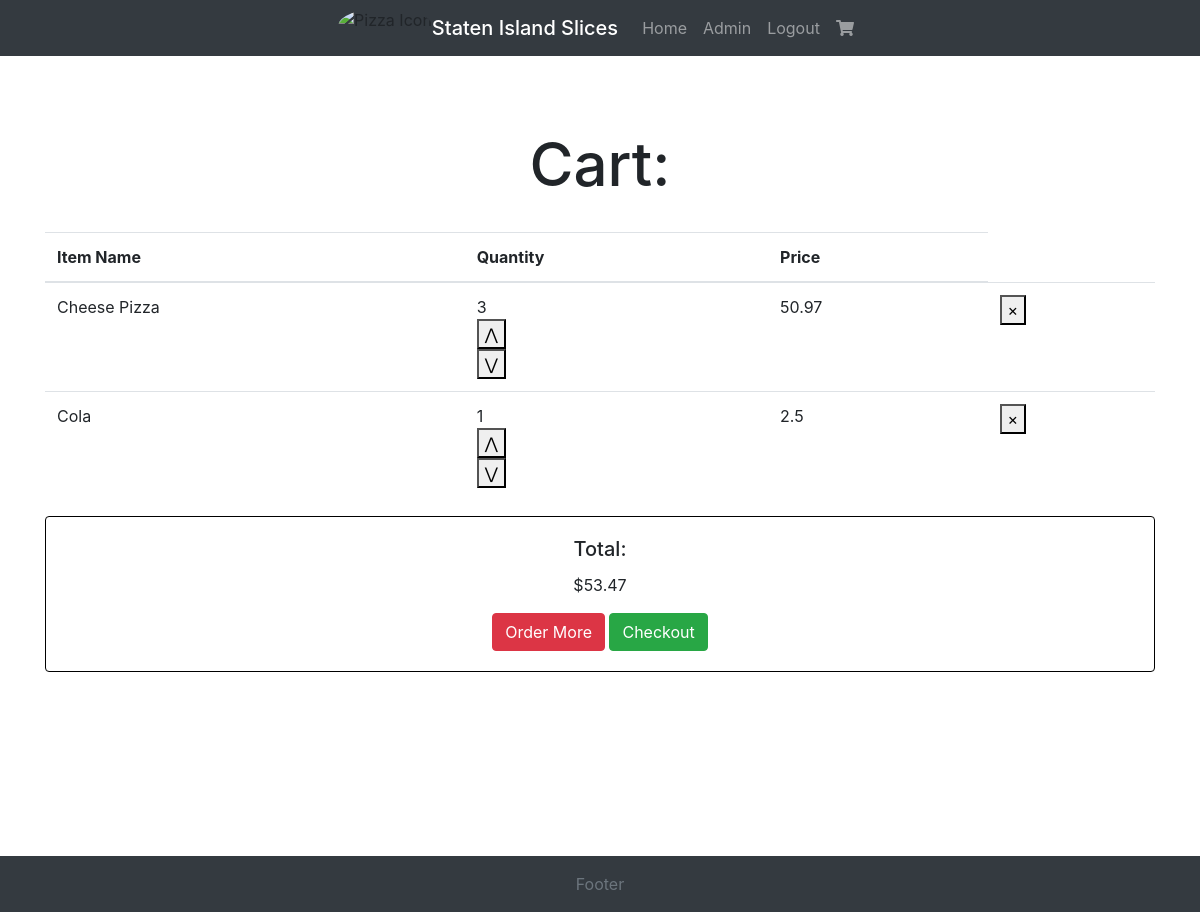
Screenshot of /cart (signed in) with the database file from the repository.
### Website/models.py (models this page shows, shortened)
class Item(db.Model):
    id = db.Column(db.Integer, primary_key=True)
    name = db.Column(db.String(255))
    price = db.Column(db.Float)
    calories = db.Column(db.Integer)

### Website/views.py (the view)
@views.route("/cart")
def cart():
    if current_user.is_authenticated:
        cart_items = Cart.query.filter_by(user_id=current_user.id).all()
        cart = []
        sub_total = 0
        for cart_item in cart_items:
            item = Item.query.get(cart_item.cartItem_id)
            if item:
                total_items_price = item.price * cart_item.quantity
                sub_total += total_items_price
                cart.append({"item_id": item.id, "item_name": item.name,"quantity": cart_item.quantity, "price": total_items_price})
    else:
        flash("You need to log in to add items to your cart", category="danger")
        return redirect(url_for("auth.login"))
    return render_template("cart.html", cart=cart, user=current_user, sub_total=sub_total)

### Website/__init__.py (called while the page is built)
def create_app():
    app = Flask(__name__)
    app.config["SECRET_KEY"] = "hjshjhdjah kjshkjdhjs"
    app.config["SQLALCHEMY_DATABASE_URI"] = f"sqlite:///{DB_NAME}"
    db.init_app(app)
    from .views import views
    from .auth import auth
    app.register_blueprint(views, url_prefix="/")
    app.register_blueprint(auth, url_prefix="/")
    from .models import Invoice, Item, Cart, User
    with app.app_context():
        db.create_all()
    login_manager = LoginManager()
    login_manager.login_view = "auth.login"
    login_manager.init_app(app)
    @login_manager.user_loader
    def load_user(id):
        return User.query.get(int(id))
    return app

### Website/templates/cart.html (shortened to what this page needs)
{% extends 'base.html' %}{% block content %}
<h1 style="text-align:center; margin:4.5rem 0 2rem 0; font-weight:500; font-size: 60px; text-shadow:0 0 0.1em rgb(255, 255, 255)">Cart:</h1>
<head>
</head>
<div class="d-flex justify-content-center flex-wrap">
    <table class="table">
        <thead>
          <tr>
            <th>Item Name</th>
            <th>Quantity</th>
            <th>Price</th>
          </tr>
        </thead>
        <tbody>
          {% for cart_item in cart %}
          <tr>
            <td>{{ cart_item["item_name"] }}</td>
            <td>
                {{ cart_item["quantity"] }}
                <form action= '/increment_quantity/{{ cart_item["item_id"] }}' method="POST">
                    <button>&#8896;</button>
                </form>
                <form action= '/decrement_quantity/{{ cart_item["item_id"] }}' method="POST">
                    <button>&#8897;</button>
                </form>
            </td>
            <td>{{ cart_item["price"] }}</td>
            <td>
                <form action= '/remove_from_cart/{{ cart_item["item_id"] }}' method="POST">
                    <button>&times;</button>
                </form>
            </td>
          </tr>
          {% endfor %}
        </tbody>
      </table>
</div>
<div class="card text-center" style="width: 100%; border: 1px solid black">
    <div class="card-body">
        <h5 class="card-title">Total:</h5>
        <p class="card-text">${{sub_total}}</p>
            <button type="button" class="btn btn-danger" data-bs-toggle="modal" data-bs-target="#exampleModal">
                <a href = "/items" style="color: white">Order More</a>
            </button>
            <button type="button" class="btn btn-success" data-bs-toggle="modal" data-bs-target="#exampleModal1">
                <a href = "/checkout" style="color: white">Checkout</a>
            </button>
    </div>
</div>
{% endblock %}

### Website/templates/base.html (style rules this page uses)
html, body { height: 100%; margin: 0; padding: 0; }

### rows the page displays
Item: item_name "Cheese Pizza", quantity "3", price "50.97"
Item: item_name "Cola", quantity "1", price "2.5"

### other values shown
{{ sub_total }} "53.47"
